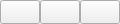
<?xml version="1.0" encoding="UTF-8"?>
<ui version="4.0">
 <class>selectorBtns</class>
 <widget class="QWidget" name="selectorBtns">
  <property name="geometry">
   <rect>
    <x>0</x>
    <y>0</y>
    <width>120</width>
    <height>24</height>
   </rect>
  </property>
  <property name="windowTitle">
   <string>Form</string>
  </property>
  <layout class="QGridLayout" name="gridLayout">
   <property name="leftMargin">
    <number>0</number>
   </property>
   <property name="topMargin">
    <number>0</number>
   </property>
   <property name="rightMargin">
    <number>0</number>
   </property>
   <property name="bottomMargin">
    <number>0</number>
   </property>
   <property name="spacing">
    <number>0</number>
   </property>
   <item row="0" column="0">
    <widget class="QPushButton" name="copyBtn">
     <property name="sizePolicy">
      <sizepolicy hsizetype="Expanding" vsizetype="Expanding">
       <horstretch>0</horstretch>
       <verstretch>0</verstretch>
      </sizepolicy>
     </property>
     <property name="text">
      <string/>
     </property>
     <property name="icon">
      <iconset resource="../.rsrc/res.qrc">
       <normaloff>:/icons/res/drawable-v19/copynotification.png</normaloff>:/icons/res/drawable-v19/copynotification.png</iconset>
     </property>
    </widget>
   </item>
   <item row="0" column="2">
    <widget class="QPushButton" name="delBtn">
     <property name="sizePolicy">
      <sizepolicy hsizetype="Expanding" vsizetype="Expanding">
       <horstretch>0</horstretch>
       <verstretch>0</verstretch>
      </sizepolicy>
     </property>
     <property name="text">
      <string/>
     </property>
     <property name="icon">
      <iconset resource="../.rsrc/res.qrc">
       <normaloff>:/icons19/res/drawable-xhdpi-v4/deletebtn21a.png</normaloff>:/icons19/res/drawable-xhdpi-v4/deletebtn21a.png</iconset>
     </property>
    </widget>
   </item>
   <item row="0" column="1">
    <widget class="QPushButton" name="editBtn">
     <property name="sizePolicy">
      <sizepolicy hsizetype="Expanding" vsizetype="Expanding">
       <horstretch>0</horstretch>
       <verstretch>0</verstretch>
      </sizepolicy>
     </property>
     <property name="text">
      <string/>
     </property>
     <property name="icon">
      <iconset resource="../.rsrc/res.qrc">
       <normaloff>:/custom/res/custom/tools.png</normaloff>:/custom/res/custom/tools.png</iconset>
     </property>
    </widget>
   </item>
  </layout>
 </widget>
 <resources>
  <include location="../.rsrc/res.qrc"/>
 </resources>
 <connections/>
</ui>
